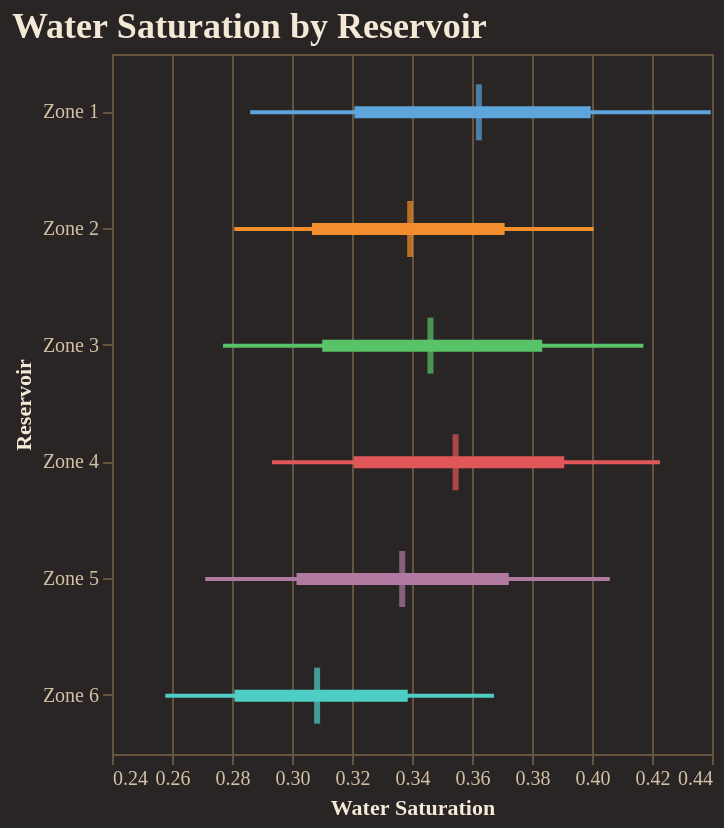

Write notebook code for a chart like this one.
### Code cell
fig = reporter.plotter.forest_plot(
    "Water Saturation", 
    backend=PLOTTING_BACKEND
)
fig.show()

### Figure 1 — Vega-Lite specification as saved in the notebook (floating-point values rounded to 4 significant figures)
{"config": {"background": "#292524", "view": {"fill": "#292524", "stroke": "#665340"}, "title": {"color": "#f4e9d7", "font": "Merriweather", "fontSize": 18, "fontWeight": 600, "subtitleColor": "#d5c2a6", "anchor": "start"}, "axis": {"domainColor": "#665340", "gridColor": "#665340", "tickColor": "#665340", "labelColor": "#d5c2a6", "titleColor": "#f4e9d7", "labelFont": "Merriweather", "titleFont": "Merriweather"}, "legend": {"titleColor": "#f4e9d7", "labelColor": "#d5c2a6", "labelFont": "Merriweather", "titleFont": "Merriweather", "orient": "top-right", "symbolType": "circle"}, "header": {"labelColor": "#d5c2a6", "titleColor": "#f4e9d7", "labelFont": "Merriweather", "titleFont": "Merriweather"}, "mark": {"color": "#c78d3b"}, "line": {"color": "#c78d3b"}, "bar": {"color": "#c78d3b"}, "point": {"color": "#ddb06d"}, "area": {"color": "#c78d3b", "opacity": 0.35}, "text": {"color": "#f4e9d7", "font": "Merriweather"}, "range": {"category": ["#5DA5DA", "#F28E2B", "#59C36A", "#E15759", "#B07AA1", "#4ECDC4", "#FF9DA7", "#EDC948"]}}, "layer": [{"mark": {"type": "rule", "strokeWidth": 2}, "encoding": {"color": {"field": "group", "legend": null, "type": "nominal"}, "x": {"field": "p10", "scale": {"zero": false}, "title": "Water Saturation", "type": "quantitative"}, "x2": {"field": "p90"}, "y": {"field": "group", "sort": ["Zone 1", "Zone 2", "Zone 3", "Zone 4", "Zone 5", "Zone 6"], "title": "Reservoir", "type": "nominal"}}}, {"mark": {"type": "rule", "strokeWidth": 6}, "encoding": {"color": {"field": "group", "legend": null, "type": "nominal"}, "x": {"field": "p25", "scale": {"zero": false}, "title": "Water Saturation", "type": "quantitative"}, "x2": {"field": "p75"}, "y": {"field": "group", "sort": ["Zone 1", "Zone 2", "Zone 3", "Zone 4", "Zone 5", "Zone 6"], "title": "Reservoir", "type": "nominal"}}}, {"mark": {"type": "tick", "color": "black", "size": 28, "thickness": 3}, "encoding": {"color": {"field": "group", "legend": null, "type": "nominal"}, "tooltip": [{"field": "group", "title": "Group", "type": "nominal"}, {"field": "p10", "title": "P10", "type": "quantitative"}, {"field": "p25", "title": "P25", "type": "quantitative"}, {"field": "median", "title": "Median", "type": "quantitative"}, {"field": "p75", "title": "P75", "type": "quantitative"}, {"field": "p90", "title": "P90", "type": "quantitative"}], "x": {"field": "median", "scale": {"zero": false}, "title": "Water Saturation", "type": "quantitative"}, "y": {"field": "group", "sort": ["Zone 1", "Zone 2", "Zone 3", "Zone 4", "Zone 5", "Zone 6"], "title": "Reservoir", "type": "nominal"}}}], "data": {"name": "data-e50742cc3bbd3a398117e577cd8cfc16"}, "height": 350, "title": "Water Saturation by Reservoir", "width": "container", "$schema": "https://vega.github.io/schema/vega-lite/v5.20.1.json", "datasets": {"data-e50742cc3bbd3a398117e577cd8cfc16": [{"group": "Zone 1", "p10": 0.286, "p25": 0.3208, "median": 0.3623, "p75": 0.3996, "p90": 0.4396}, {"group": "Zone 2", "p10": 0.2808, "p25": 0.3066, "median": 0.3394, "p75": 0.3709, "p90": 0.4005}, {"group": "Zone 3", "p10": 0.277, "p25": 0.3101, "median": 0.3462, "p75": 0.3834, "p90": 0.4171}, {"group": "Zone 4", "p10": 0.2933, "p25": 0.3206, "median": 0.3545, "p75": 0.3907, "p90": 0.4227}, {"group": "Zone 5", "p10": 0.2711, "p25": 0.3015, "median": 0.3367, "p75": 0.3723, "p90": 0.4059}, {"group": "Zone 6", "p10": 0.2578, "p25": 0.2808, "median": 0.3084, "p75": 0.3386, "p90": 0.3673}]}}
